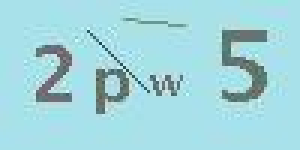
#> input picture src/dataset/codes/mark/2PW5.jpeg, 100 x 50 px (shown 3 times larger)
$ python -i __init__.py   (imports and definitions only)   (older library calls are emulated)
#> lines starting #> are read from the running program, lines starting #| are printed output that depends on the picture; after the words box and inside, x2 and y2 are one past the last pixel; in counts of white or black regions, pixels touching at a corner belong together
#> further down, picture is the input picture: shape (50, 100, 3); mean B, G, R 221.1, 214.2, 162.4
import numpy as np
import cv2
import os
from os import listdir
from os.path import isfile, join
import tensorflow as tf
from tensorflow import keras
from tensorflow.keras import layers
from tensorflow.keras.callbacks import EarlyStopping, Callback as TfCallback
from config import CASESENTIVE, DICT_LEN, idict
__dirname = os.path.dirname(os.path.abspath(__file__))
marked_path = join(__dirname, 'codes', 'mark')
files = [f for f in listdir(marked_path) if isfile(join(marked_path, f))]
if CASESENTIVE:
    files = list(filter(lambda n: not n.endswith('.jpeg'), files))
# [1 line not run here, left out]

def cv_im_process(img, flatten=False, normalize=False):
#> called with flatten = False, normalize = False
    gray = cv2.cvtColor(img,cv2.COLOR_BGR2GRAY)
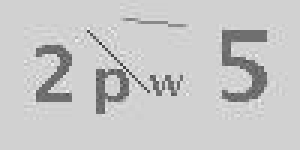
#> gray: shape (50, 100) (shown 3 times larger); min 56, max 239, mean 199.5
    im2 = cv2.adaptiveThreshold(gray, 255, cv2.ADAPTIVE_THRESH_GAUSSIAN_C, cv2.THRESH_BINARY_INV, 15, 15)
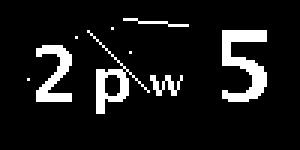
#> im2: shape (50, 100) (shown 3 times larger); 9.7% white; 9 white regions (4 under 20 px), largest, box (x1, y1, x2, y2) and area: (74, 10, 89, 34) 191, (12, 15, 24, 34) 119, (29, 10, 50, 38) 114, (50, 25, 61, 32) 36, (41, 6, 63, 9) 22
    im3 = cv2.medianBlur(im2, 3)
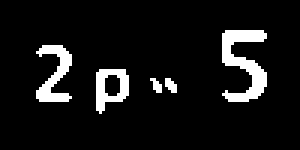
#> im3: shape (50, 100) (shown 3 times larger); 8.4% white; 5 white regions (2 under 20 px), largest, box (x1, y1, x2, y2) and area: (74, 10, 89, 34) 186, (12, 15, 24, 34) 115, (32, 23, 43, 38) 94
    # [9 lines of commented-out code are left out]

    im3 = im3
    if flatten:
        im3 = im3.flatten()
    if normalize:
        im3 = im3 / 255
    return im3


def text2vec(code):
    t = np.zeros((len(code), DICT_LEN), np.float)
    for i in range(t.shape[0]):
        t[i][idict.index(code[i])] = 1
    return t

def vec2text(t):
    idx = np.argmax(t, axis=1)
    b = ""
    for i in idx:
        b += idict[i]
    return b

def load_dataset():
    x_all = []
    t_all = []
    for code in files:
        file_path = join(marked_path, code)
        code = code.split('.')[0]
        if not CASESENTIVE:
            code = code.upper()
        img = cv_im_process(cv2.imread(file_path), flatten=False, normalize=True)
        t = text2vec(code)
        x_all.append(img)
        t_all.append(t)
    x_all = np.array(x_all)
    t_all = np.array(t_all)
    # print(x_all.shape, t_all.shape)
    # print('x element shape', x_all[0].shape)
    # print('label element shape',t_all[0].shape)

    total_size = x_all.shape[0]
    test_size = min(int(total_size / 10), 500)
    train_size = int(total_size - test_size)
    # print(total_size, test_size)
    x_train = x_all[:train_size]
    t_train = t_all[:train_size]
    x_test = x_all[train_size:]
    t_test = t_all[train_size:]
    # print('training set', x_train.shape, t_train.shape)
    return (x_train, t_train), (x_test, t_test)

>>> import cv2
>>> picture = cv2.imread('codes/mark/2PW5.jpeg')
>>> result = cv_im_process(picture)

$ run again, on src/dataset/codes/mark/5Q2H.jpeg
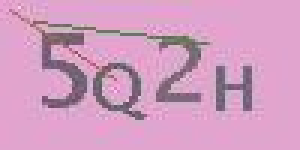
#> input picture src/dataset/codes/mark/5Q2H.jpeg, 100 x 50 px (shown 3 times larger)
#> picture is the input picture: shape (50, 100, 3); mean B, G, R 193.3, 156.8, 210.1
#> in cv_im_process, `im2 = cv2.adaptiveThreshold(gray, 255, cv2.ADAPTIVE_THRESH_GAUSSIAN_C,..`:
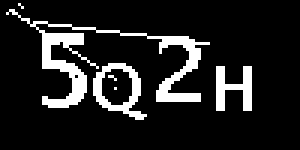
#> im2: shape (50, 100) (shown 3 times larger); 12.9% white; 6 white regions (3 under 20 px), largest, box (x1, y1, x2, y2) and area: (2, 3, 70, 36) 412, (31, 21, 49, 40) 124, (72, 22, 84, 37) 102
#> in cv_im_process, `im3 = cv2.medianBlur(im2, 3)`:
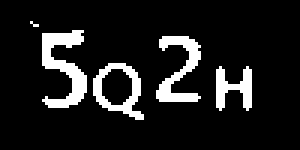
#> im3: shape (50, 100) (shown 3 times larger); 11.4% white; 5 white regions (1 under 20 px), largest, box (x1, y1, x2, y2) and area: (14, 10, 29, 36) 194, (52, 12, 67, 34) 148, (31, 21, 48, 40) 126, (72, 22, 84, 37) 98
